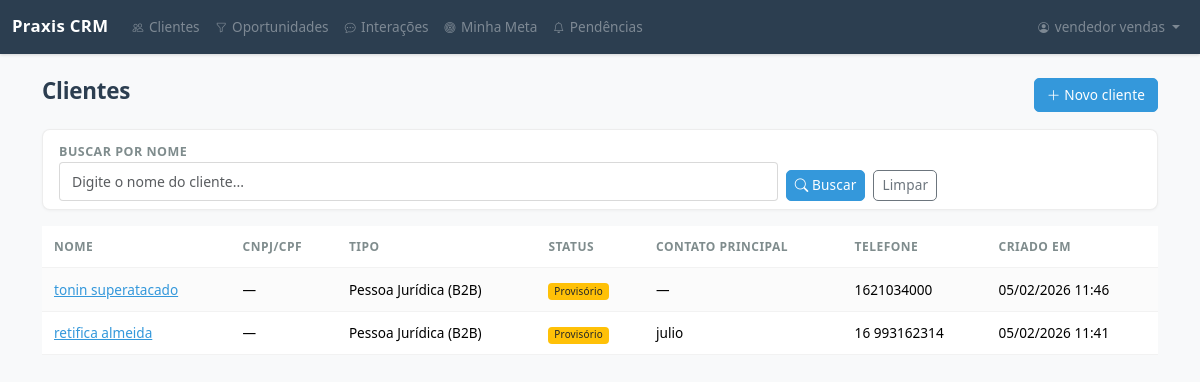
The app's page /crm/clientes/ (signed in) with its own data.
### apps/crm/models.py (models this page shows, shortened)
class Cliente(models.Model):
    nome = models.CharField(max_length=200, verbose_name="Nome")
    cnpj_cpf = models.CharField(
        max_length=18, blank=True, default="", verbose_name="CNPJ/CPF"
    )
    telefone = models.CharField(max_length=20, blank=True, verbose_name="Telefone")
    email = models.EmailField(blank=True, verbose_name="E-mail")
    nome_contato_principal = models.CharField(
        max_length=200, blank=True, default="", verbose_name="Contato principal"
    )
    telefone_contato = models.CharField(
        max_length=20, blank=True, default="", verbose_name="Telefone do contato"
    )
    email_contato = models.EmailField(
        blank=True, default="", verbose_name="E-mail do contato"
    )
    tipo = models.CharField(
        max_length=3,
        choices=TipoCliente.choices,
        default=TipoCliente.B2C,
        verbose_name="Tipo",
    )
    status = models.CharField(
        max_length=11,
        choices=StatusCliente.choices,
        default=StatusCliente.PROVISORIO,
        verbose_name="Status",
    )
    criado_por = models.ForeignKey(
        settings.AUTH_USER_MODEL,
        on_delete=models.PROTECT,
        related_name="clientes_criados",
        verbose_name="Criado por",
    )
    criado_em = models.DateTimeField(auto_now_add=True, verbose_name="Criado em")
    atualizado_em = models.DateTimeField(auto_now=True, verbose_name="Atualizado em")
    class Meta:
        verbose_name = "Cliente"
        verbose_name_plural = "Clientes"
        ordering = ["-criado_em"]

### apps/crm/views.py (the view)
# urls.py: path("clientes/", ClienteListView.as_view(), name="cliente_list"),
class ClienteListView(VendedorRequiredMixin, ListView):
    model = Cliente
    template_name = "crm/cliente_list.html"
    context_object_name = "clientes"
    paginate_by = 20
    def get_queryset(self):
        qs = super().get_queryset()
        if hasattr(self.request.user, "perfil") and self.request.user.perfil.is_vendedor:
            qs = qs.filter(criado_por=self.request.user)
        nome = self.request.GET.get("nome", "").strip()
        if nome:
            qs = qs.filter(nome__icontains=nome)
        return qs
    def get_context_data(self, **kwargs):
        ctx = super().get_context_data(**kwargs)
        ctx["filtro_nome"] = self.request.GET.get("nome", "")
        params = self.request.GET.copy()
        params.pop("page", None)
        ctx["filter_params"] = params.urlencode()
        return ctx

### apps/accounts/models.py (called while the page is built)
    @property
    def is_admin(self):
        return self.papel == PerfilUsuario.ADMIN

    @property
    def is_vendedor(self):
        return self.papel == PerfilUsuario.VENDEDOR

    @property
    def is_gestor(self):
        return self.papel == PerfilUsuario.GESTOR

### apps/core/mixins.py (called while the page is built)
    def dispatch(self, request, *args, **kwargs):
        response = super().dispatch(request, *args, **kwargs)
        if hasattr(request.user, "perfil"):
            if request.user.perfil.papel in (
                PerfilUsuario.VENDEDOR,
                PerfilUsuario.GESTOR,
                PerfilUsuario.ADMIN,
            ):
                return response
        raise PermissionDenied

### templates/crm/cliente_list.html (shortened to what this page needs)
{% extends "base.html" %}
{% block content %}
<div class="d-flex justify-content-between align-items-center mb-3">
    <h2>Clientes</h2>
    <a href="{% url 'crm:cliente_create' %}" class="btn btn-primary">
        <i class="bi bi-plus-lg"></i> Novo cliente
    </a>
</div>
<div class="card mb-3">
    <div class="card-body py-2">
        <form method="get" action="">
            <div class="row g-2 align-items-end">
                <div class="col-md-8">
                    <label for="filtro-nome" class="form-label form-label-sm mb-0">Buscar por nome</label>
                    <input type="text" name="nome" id="filtro-nome" class="form-control form-control-sm" placeholder="Digite o nome do cliente..." value="{{ filtro_nome }}">
                </div>
                <div class="col-md-4 d-flex gap-2">
                    <button type="submit" class="btn btn-sm btn-primary">
                        <i class="bi bi-search"></i> Buscar
                    </button>
                    <a href="{{ request.path }}" class="btn btn-sm btn-outline-secondary">Limpar</a>
                </div>
            </div>
        </form>
    </div>
</div>
<div class="table-responsive">
    <table class="table table-striped table-hover">
        <thead>
            <tr>
                <th>Nome</th>
                <th>CNPJ/CPF</th>
                <th>Tipo</th>
                <th>Status</th>
                <th>Contato principal</th>
                <th>Telefone</th>
                <th>Criado em</th>
            </tr>
        </thead>
        <tbody>
            {% for cliente in clientes %}
            <tr>
                <td><a href="{% url 'crm:cliente_detail' cliente.pk %}">{{ cliente.nome }}</a></td>
                <td>{{ cliente.cnpj_cpf|default:"—" }}</td>
                <td>{{ cliente.get_tipo_display }}</td>
                <td>
                    {% if cliente.status == "ATIVO" %}
                    <span class="badge bg-success">{{ cliente.get_status_display }}</span>
                    {% elif cliente.status == "PROVISORIO" %}
                    <span class="badge bg-warning text-dark">{{ cliente.get_status_display }}</span>
                    {% else %}
                    <span class="badge bg-secondary">{{ cliente.get_status_display }}</span>
                    {% endif %}
                </td>
                <td>{{ cliente.nome_contato_principal|default:"—" }}</td>
                <td>{{ cliente.telefone }}</td>
                <td>{{ cliente.criado_em|date:"d/m/Y H:i" }}</td>
            </tr>
            {% empty %}
            <tr>
                <td colspan="7" class="text-center text-muted">Nenhum cliente cadastrado.</td>
            </tr>
            {% endfor %}
        </tbody>
    </table>
</div>
{% endblock %}

### templates/base.html (shortened to what this page needs)
{% load static %}
<!DOCTYPE html>
<html lang="pt-br">
<head>
    <link href="https://cdn.jsdelivr.net/npm/bootstrap@5.3.3/dist/css/bootstrap.min.css" rel="stylesheet">
    <link href="https://cdn.jsdelivr.net/npm/bootstrap-icons@1.11.3/font/bootstrap-icons.min.css" rel="stylesheet">
    <link href="{% static 'css/style.css' %}" rel="stylesheet">
    <link href="{% static 'css/praxis-v2.css' %}" rel="stylesheet">
</head>
<body>
    {% if user.is_authenticated %}
    <nav class="navbar navbar-expand-lg navbar-dark bg-dark">
        <div class="container-fluid">
            <a class="navbar-brand" href="{% url 'home' %}">Praxis CRM</a>
            <div class="collapse navbar-collapse" id="navbarNav">
                <ul class="navbar-nav me-auto">
                    <li class="nav-item">
                        <a class="nav-link" href="{% url 'crm:cliente_list' %}">
                            <i class="bi bi-people"></i> Clientes
                        </a>
                    </li>
                    <li class="nav-item">
                        <a class="nav-link" href="{% url 'sales:oportunidade_list' %}">
                            <i class="bi bi-funnel"></i> Oportunidades
                        </a>
                    </li>
                    <li class="nav-item">
                        <a class="nav-link" href="{% url 'sales:interacao_list' %}">
                            <i class="bi bi-chat-dots"></i> Interações
                        </a>
                    </li>
                    {% if user.perfil.is_vendedor %}
                    <li class="nav-item">
                        <a class="nav-link" href="{% url 'sales:minha_meta' %}">
                            <i class="bi bi-bullseye"></i> Minha Meta
                        </a>
                    </li>
                    <li class="nav-item">
                        <a class="nav-link" href="{% url 'sales:minhas_pendencias' %}">
                            <i class="bi bi-bell"></i> Pendências
                        </a>
                    </li>
                    {% endif %}
                </ul>
                <ul class="navbar-nav">
                    <li class="nav-item dropdown">
                        <a class="nav-link dropdown-toggle" href="#" role="button" data-bs-toggle="dropdown">
                            <i class="bi bi-person-circle"></i> {{ user.get_full_name|default:user.username }}
                        </a>
                    </li>
                </ul>
            </div>
        </div>
    </nav>
    {% endif %}
    <div class="container mt-4">
        {% block content %}{% endblock %}
    </div>
</body>
</html>

### static/css/style.css (style rules this page uses)
body { background-color: #f8f9fa; }
.card { box-shadow: 0 0.125rem 0.25rem rgba(0, 0, 0, 0.075); }
.navbar-brand { font-weight: 700; }

### static/css/praxis-v2.css (style rules this page uses)
body { font-family: var(--praxis-font-family); color: var(--praxis-texto-principal); -webkit-font-smoothing: antialiased; -moz-osx-font-smoothing: grayscale; font-size: 0.9375rem; line-height: 1.6; }
h1, h2, h3, h4, h5, h6 { color: var(--praxis-azul-escuro); font-weight: 600; }
h2 { font-size: 1.4rem; letter-spacing: -0.01em; }
.navbar.navbar-dark.bg-dark { background-color: var(--praxis-azul-escuro) !important; box-shadow: 0 1px 3px rgba(0, 0, 0, 0.15); }
.navbar .navbar-brand { font-weight: 600; font-size: 1.05rem; letter-spacing: 0.02em; }
.navbar .nav-link { font-size: 0.85rem; opacity: 0.7; transition: opacity 0.15s ease; }
.navbar .nav-link .bi { font-size: 0.8em; margin-right: 2px; }
.card { border: 1px solid rgba(0, 0, 0, 0.07); border-radius: var(--praxis-border-radius-lg); box-shadow: 0 1px 3px rgba(0, 0, 0, 0.04); }
.table { font-size: 0.85rem; }
.table > thead th { font-weight: 600; font-size: 0.75rem; text-transform: uppercase; letter-spacing: 0.04em; color: var(--praxis-texto-secundario); padding: 0.7rem 0.75rem; vertical-align: middle; }
.table-striped > tbody > tr:nth-of-type(odd) > * { --bs-table-bg-type: rgba(0, 0, 0, 0.015); }
.table > tbody > tr > td { padding: 0.65rem 0.75rem; vertical-align: middle; }
.table > :not(caption) > * > * { border-bottom-color: rgba(0, 0, 0, 0.05); }
.badge { font-weight: 500; font-size: 0.73em; padding: 0.35em 0.6em; border-radius: 4px; letter-spacing: 0.02em; }
.form-control, .form-select { font-size: 0.875rem; border-color: rgba(0, 0, 0, 0.15); padding: 0.5rem 0.75rem; transition: border-color 0.15s ease, box-shadow 0.15s ease; }
.form-label { font-size: 0.78rem; font-weight: 600; color: var(--praxis-texto-secundario); text-transform: uppercase; letter-spacing: 0.04em; margin-bottom: 0.3rem; }
.btn { font-size: 0.85rem; font-weight: 500; border-radius: var(--praxis-border-radius); letter-spacing: 0.01em; transition: all 0.15s ease; }
.btn-primary { background-color: var(--praxis-azul-principal); border-color: var(--praxis-azul-principal); }
a { color: var(--praxis-azul-principal); transition: color 0.15s ease; }
.container { padding-bottom: 2rem; }

### static/css/variables.css (style rules this page uses)
:root { --praxis-azul-escuro: #2c3e50; --praxis-azul-principal: #3498db; --praxis-azul-hover: #2980b9; --praxis-azul-medio: #34495e; --praxis-texto-principal: #333333; --praxis-texto-secundario: #7f8c8d; --praxis-texto-muted: #95a5a6; --praxis-fundo-branco: #ffffff; --praxis-fundo-cinza: #f8f9fa; --praxis-fundo-code: #f4f4f4; --praxis-verde: #27ae60; --praxis-verde-fundo: #e8f8f5; --praxis-laranja: #f39c12; --praxis-laranja-fundo: #fef9e7; --praxis-vermelho: #e74c3c; --praxis-roxo: #9b59b6; --praxis-borda: #dddddd; --praxis-borda-clara: #bdc3c7; --praxis-font-family: 'Segoe UI', Tahoma, Geneva, Verdana, sans-serif; --praxis-font-mono: 'Courier New', monospace; --praxis-font-size-base: 16px; --praxis-font-size-sm: 0.9em; --praxis-font-size-xs: 0.85em; --praxis-font-weight-normal: 400; --praxis-font-weight-semibold: 600; --praxis-font-weight-bold: 700; --praxis-line-height: 1.6; --praxis-line-height-tight: 1.2; --praxis-line-height-relaxed: 1.7; --praxis-spacing-xs: 5px; --praxis-spacing-sm: 10px; --praxis-spacing-md: 15px; --praxis-spacing-lg: 20px; --praxis-spacing-xl: 30px; --praxis-spacing-2xl: 40px; --praxis-spacing-section: 80px; --praxis-border-radius-sm: 3px; --praxis-border-radius: 5px; --praxis-border-radius-lg: 8px; --praxis-border-radius-xl: 10px; --praxis-border-radius-full: 15px; --praxis-shadow: 0 2px 5px rgba(0, 0, 0, 0.2); --praxis-shadow-sm: 0 1px 3px rgba(0, 0, 0, 0.1); --praxis-transition: all 0.2s ease; --praxis-transition-fast: all 0.15s ease; --praxis-container-max: 1000px; --praxis-container-narrow: 800px; --praxis-container-wide: 1200px; }

### records on screen
Cliente: nome "tonin superatacado", cnpj_cpf "—", tipo "Pessoa Jurídica (B2B)", status "Provisório", nome_contato_principal "—", telefone "1621034000", criado_em "05/02/2026 11:46"
Cliente: nome "retifica almeida", cnpj_cpf "—", tipo "Pessoa Jurídica (B2B)", status "Provisório", nome_contato_principal "julio", telefone "16 993162314", criado_em "05/02/2026 11:41"

### other values on screen
{{ user.get_full_name|default:user.username }} "vendedor vendas"
